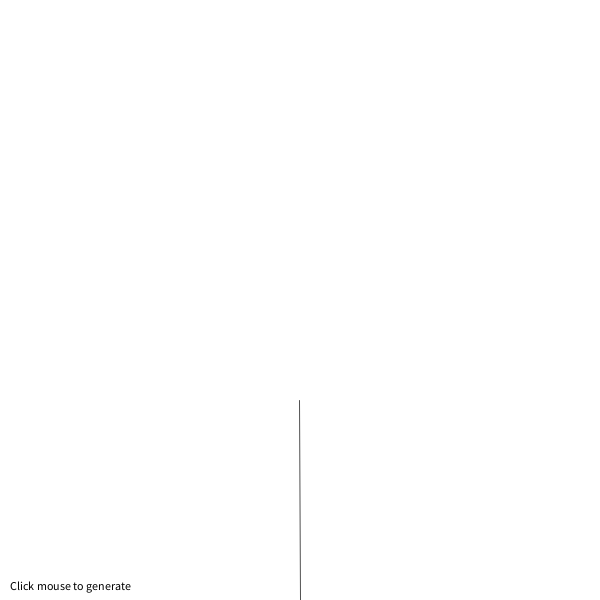
Frame 1 (no input)
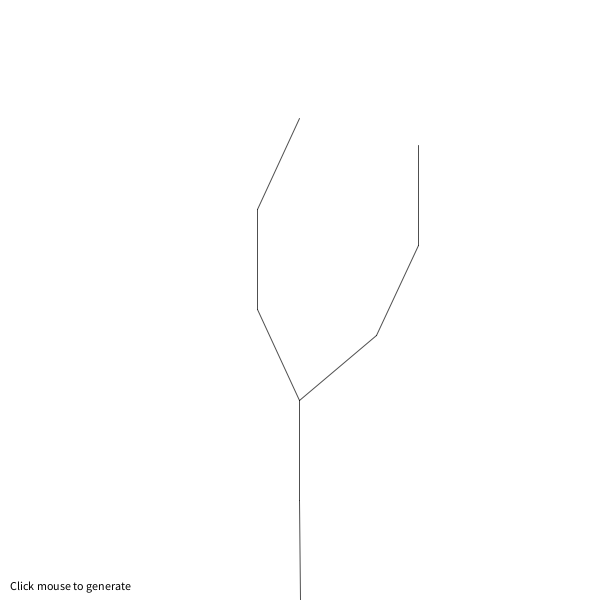
Frame 2 (the mouse pressed at the canvas centre, redrawn once)

The Processing sketch that drew these frames (run headless with seeded random() and noise(); the mouse was pressed at the canvas centre and the sketch redrawn once):

// Processing sketch: fractals_tree
// ── fractals_tree.pde
LSystem lsys;
Turtle turtle;

void setup() 
{
  size(600, 600);
  Rule[] ruleset = new Rule[1];
  ruleset[0] = new Rule('F', "FF+[+F-F-F]-[-F+F+F]");
  //ruleset[0] = new Rule('F', "FF+[+F-F+F]-[-F-F+F]");
  
  lsys = new LSystem("F", ruleset);
  turtle = new Turtle(lsys.getSentence(), height/3, radians(25));
}

void draw() 
{
  background(255);  
  fill(0);
  text("Click mouse to generate", 10, height-10);

  translate(width/2, height);
  rotate(-PI/2);
  turtle.render();
  noLoop();
}

int counter = 0;

void mousePressed() 
{
  if (counter < 5) 
  {
    pushMatrix();
    lsys.generate();
    println(lsys.getSentence());
    turtle.setToDo(lsys.getSentence());
    turtle.changeLen(0.5);
    popMatrix();
    redraw();
    counter++;
  }
}
// ── LSystem.pde
class LSystem 
{  
  String sentence;     
  Rule[] ruleset; 
  int generation; 

  LSystem(String axiom, Rule[] r) 
  {
    sentence = axiom;
    ruleset = r;
    generation = 0;
  }

  // Generate the next generation
  void generate() 
  {
    StringBuffer nextgen = new StringBuffer();
    for (int i = 0; i < sentence.length(); i++) 
    {
      char curr = sentence.charAt(i);
      String replace = "" + curr;
      for (int j = 0; j < ruleset.length; j++) 
      {
        char a = ruleset[j].getA();
        if (a == curr) 
        {
          replace = ruleset[j].getB();
          break; 
        }
      }
      nextgen.append(replace);
    }
    sentence = nextgen.toString();
    generation++;
  }

  String getSentence() 
  {
    return sentence; 
  }

  int getGeneration() 
  {
    return generation; 
  }


}
// ── Rule.pde
class Rule {
  
  char a;
  String b;

  Rule(char a_, String b_) {
    a = a_;
    b = b_; 
  }

  char getA() {
    return a;
  }

  String getB() {
    return b;
  }

}
// ── Turtle.pde
class Turtle {
  
  String todo;
  float len;
  float theta;

  Turtle(String s, float l, float t) {
    todo = s;
    len = l; 
    theta = t;
  } 

  void render() {
    stroke(0, 175);
    for (int i = 0; i < todo.length(); i++) {
      char c = todo.charAt(i);
      switch (c){
      case 'F':
      case 'G':
        line(0, 0, len, 0);
        translate(len, 0);
        break;
      case '+':
        rotate(theta);
        break;
      case '-':
        rotate(-theta);
        break;
      case '[':
        pushMatrix();
        break;
      case ']':
        popMatrix();
        break;
      }
    }
  }

  void setLen(float l) {
    len = l;
  } 

  void changeLen(float percent) {
    len *= percent;
  }

  void setToDo(String s) {
    todo = s;
  }
}
